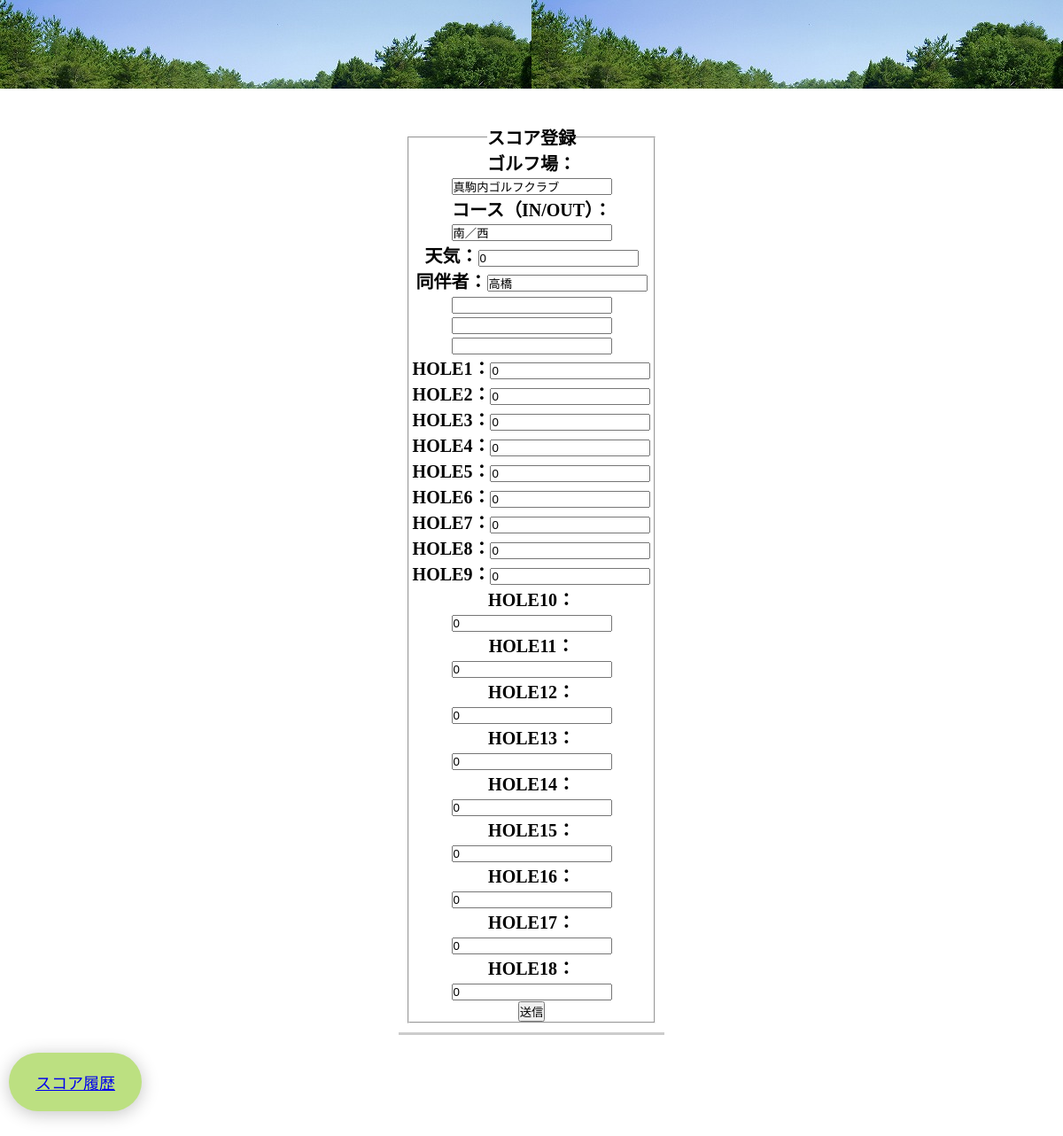
Screenshot of /detail.php?id=2 with the database file from the repository.
### tables this page shows
CREATE TABLE `glf_topdb` (
  `id` int(12) NOT NULL,
  `glfname` varchar(64) NOT NULL,
  `course` varchar(128) NOT NULL,
  `weather` varchar(64) NOT NULL,
  `member` varchar(64) NOT NULL,
  `indate` datetime NOT NULL,
  `member2` varchar(64) NOT NULL,
  `member3` varchar(64) NOT NULL,
  `member4` varchar(64) NOT NULL,
  `hole1` varchar(64) NOT NULL,
  `hole2` varchar(64) NOT NULL,
  `hole3` varchar(64) NOT NULL,
  `hole4` varchar(64) NOT NULL,
  `hole5` varchar(64) NOT NULL,
  `hole6` varchar(64) NOT NULL,
  `hole7` varchar(64) NOT NULL,
  `hole8` varchar(64) NOT NULL,
  `hole9` varchar(64) NOT NULL,
  `hole10` varchar(64) NOT NULL,
  `hole11` varchar(64) NOT NULL,
  `hole12` varchar(64) NOT NULL,
  `hole13` varchar(64) NOT NULL,
  `hole14` varchar(64) NOT NULL,
  `hole15` varchar(64) NOT NULL,
  `hole16` varchar(64) NOT NULL,
  `hole17` varchar(64) NOT NULL,
  `hole18` varchar(64) NOT NULL
);

### detail.php (the view, shortened to what this page needs)
<?php
$pdo = db_conn();
$id = $_GET["id"];
$stmt = $pdo->prepare('SELECT * FROM glf_topdb WHERE id=:id;');
$stmt->bindValue(':id',$id,PDO::PARAM_INT);
$status = $stmt->execute();
if ($status === false) {
    sql_error($status);
} else {
    $result = $stmt->fetch();
}
?>
<!DOCTYPE html>
<html lang="ja">
<head>
    <link rel="stylesheet" href="glfindex.css">
</head>
<body>
    <header><div class="header">            </div>
    </header>
    <form method="POST" action="update.php">
        <div class="jumbotron">
            <fieldset>
                <legend>スコア登録</legend>
                <label>ゴルフ場：<input type="text" name="glfname" value="<?= $result['glfname'] ?>"></label><br>
                <label>コース（IN/OUT）：<input type="text" name="course" value="<?= $result['course']?>"></label><br>
                <label>天気：<input type="text" name="weather" value="<?= $result['weather'] ?>"></label><br>
                <label>同伴者：<input type="text" name="member" value="<?= $result['member'] ?>" >
                <input type="text" name="member2" value="<?= $result['member2'] ?>" >
                <input type="text" name="member3" value="<?= $result['member3'] ?>">
                <input type="text" name="member4" value="<?= $result['member4'] ?>"></label><br>
                <label>HOLE1：<input type="text" name="hole1" value="<?= $result['hole1'] ?>"></label><br>
                <label>HOLE2：<input type="text" name="hole2" value="<?= $result['hole2'] ?>"></label><br>
                <label>HOLE3：<input type="text" name="hole3" value="<?= $result['hole3'] ?>"></label><br>
                <label>HOLE4：<input type="text" name="hole4" value="<?= $result['hole4'] ?>"></label><br>
                <label>HOLE5：<input type="text" name="hole5" value="<?= $result['hole5'] ?>"></label><br>
                <label>HOLE6：<input type="text" name="hole6" value="<?= $result['hole6'] ?>"></label><br>
                <label>HOLE7：<input type="text" name="hole7" value="<?= $result['hole7'] ?>"></label><br>
                <label>HOLE8：<input type="text" name="hole8" value="<?= $result['hole8'] ?>"></label><br>
                <label>HOLE9：<input type="text" name="hole9" value="<?= $result['hole9'] ?>"></label><br>
                <label>HOLE10：<input type="text" name="hole10" value="<?= $result['hole10'] ?>"></label><br>
                <label>HOLE11：<input type="text" name="hole11" value="<?= $result['hole11'] ?>"></label><br>
                <label>HOLE12：<input type="text" name="hole12" value="<?= $result['hole12'] ?>"></label><br>
                <label>HOLE13：<input type="text" name="hole13" value="<?= $result['hole13'] ?>"></label><br>
                <label>HOLE14：<input type="text" name="hole14" value="<?= $result['hole14'] ?>"></label><br>
                <label>HOLE15：<input type="text" name="hole15" value="<?= $result['hole15'] ?>"></label><br>
                <label>HOLE16：<input type="text" name="hole16" value="<?= $result['hole16'] ?>"></label><br>
                <label>HOLE17：<input type="text" name="hole17" value="<?= $result['hole17'] ?>"></label><br>
                <label>HOLE18：<input type="text" name="hole18" value="<?= $result['hole18'] ?>"></label><br>
                <input type="submit" value="送信">
            </fieldset>
        </div>
    </form>
    <nav class="navbar navbar-default">
            <div class="container-fluid">
            <button><a href="./index.php">スコア履歴
            </a></button>
        </nav>
</body>
</html>

### glfindex.css (style rules this page uses)
* { padding: 0; margin: 0; box-sizing: border-box; }
body { height: 900px; }
.header { background-image: url('images/golf.jpg'); width: 100%; height: 100%; padding: 50px; color: #FFF; text-shadow: 1px 1px 1px #333; font-family: 'Open Sans', sans-serif; font-size: 80px; text-align: center; margin-bottom: 30px; }
.jumbotron { text-align: center; font-size: 20px; border-bottom: 3px solid #ccc; font-weight: bold; padding-bottom: 10px; width: 300px; margin: 0 auto 10px; }
button { border: none; font-size: large; outline: none; padding: 20px 30px; border-radius: 50px; color: #333; background: rgb(188, 224, 129); margin-bottom: 50px; box-shadow: 0 3px 20px 0 #0000003b; }

### detail.php (style rules this page uses)
div { padding: 10px; font-size: 16px; }

### rows the page displays
glf_topdb: glfname "真駒内ゴルフクラブ", course "南／西", weather "0", member "高橋", hole1 "0", hole2 "0", hole3 "0", hole4 "0", hole5 "0", hole6 "0", hole7 "0", hole8 "0", hole9 "0", hole10 "0", hole11 "0", hole12 "0", hole13 "0", hole14 "0", hole15 "0", hole16 "0", hole17 "0", hole18 "0"
